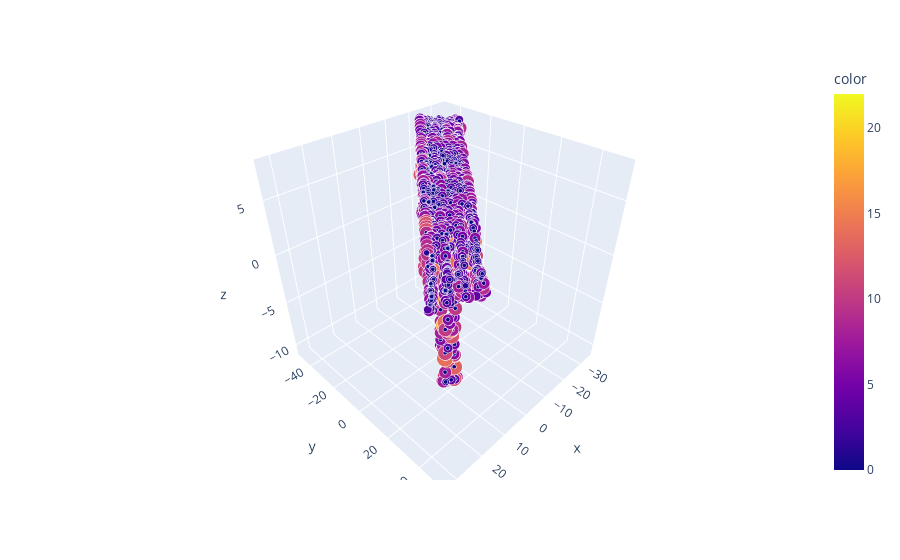

Write notebook code for a chart like this one.
### Code cell
visualize_results_colored(pier, vertex_count, center)

### Figure 1 — Plotly figure (JSON) as saved in the notebook; plotly's stock layout.template omitted (floating-point values rounded to 4 significant figures; data arrays with more than 128 entries replaced by an {"elided": "..."} marker saying what was removed)
{"data": [{"hovertemplate": "x=%{x}<br>y=%{y}<br>z=%{z}<br>size=%{marker.size}<br>color=%{marker.color}<extra></extra>", "legendgroup": "", "marker": {"color": {"elided": "12319 int values"}, "coloraxis": "coloraxis", "opacity": 1, "size": {"elided": "12319 int values"}, "sizemode": "area", "sizeref": 0.0575, "symbol": "circle"}, "mode": "markers", "name": "", "scene": "scene", "showlegend": false, "type": "scatter3d", "x": {"elided": "12319 float values"}, "y": {"elided": "12319 float values"}, "z": {"elided": "12319 float values"}}], "layout": {"coloraxis": {"colorbar": {"title": {"text": "color"}}, "colorscale": [[0, "#0d0887"], [0.1111, "#46039f"], [0.2222, "#7201a8"], [0.3333, "#9c179e"], [0.4444, "#bd3786"], [0.5556, "#d8576b"], [0.6667, "#ed7953"], [0.7778, "#fb9f3a"], [0.8889, "#fdca26"], [1, "#f0f921"]]}, "legend": {"itemsizing": "constant", "tracegroupgap": 0}, "margin": {"t": 60}, "scene": {"domain": {"x": [0, 1], "y": [0, 1]}, "xaxis": {"title": {"text": "x"}}, "yaxis": {"title": {"text": "y"}}, "zaxis": {"title": {"text": "z"}}}}}
